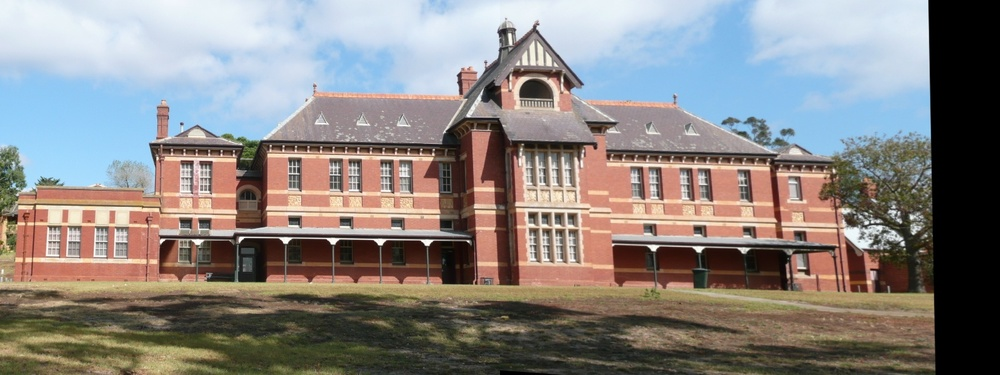
#> input picture aligned.jpg, 1000 x 375 px, shrunk from 1600 x 600 before the run
$ python imageStitching.py aligned.jpg matches.jpg
#> lines starting #> are read from the running program, lines starting #| are printed output that depends on the picture
### keypoint_detector.py
import cv2
import numpy as np
import logging

from utils import array2opencvkp

logger = logging.getLogger(__name__)

# Add epsilon to deal with numpy favoring even rounding values.
eps = 0.000001

class KeypointDetector:
    def __init__(self, block_size=2, keypoint_threshold=0.01, descriptor_method='pixel_neighbourhood', patch_size=5):
        """
        KeypointDetector class to compute keypoints and descriptors for an image

        Parameters
        -------------------------------------------------------------
        block_size: Size of window used for Harris keypoint detection
        keypoint_threshold: Threshold of values to consider as a keypoint (edge), indicates keypoints considered as a percentage of max keypoint edge score.
        descriptor_method: Method chosen to extract descriptors from an image.
        patch_size: If a custom descriptor_method is chosen, patch_size determines how much of the neighbourhood to consider

        Methods
        -------------------------------------------------------------
        detect_compute_descriptor
        get_keypoints
        get_descriptors
        pixel_neighbourhood
        sift
        """
        self.block_size = block_size
        self.keypoint_threshold = keypoint_threshold
        self.descriptor_method = descriptor_method
        self.patch_size = patch_size

    def detect_compute_descriptor(self, image):
        """
        Function to get both keypoints are descriptors from an image
        image: numpy array of the image

        returns
        keypoints, descriptors
        """
        self.image = image
        self.grayscale = cv2.cvtColor(self.image, cv2.COLOR_BGR2GRAY)
        self.get_keypoints()
        self.get_descriptors()
        self.keypoints = array2opencvkp(self.keypoints)
        return self.keypoints, self.descriptors

    def get_keypoints(self):
        """
        Function to get keypoints from the image using cornerHarris method from opencv with the set parameters.
        Use threshold to select keypoints with a good edge score, this threshold is a parameter of the keypoint
        detection

        returns
        keypoints
        """
        self.harris_keypoints = cv2.cornerHarris(self.grayscale, self.block_size, 3, 0.04)
        self.keypoints = np.argwhere(self.harris_keypoints>self.keypoint_threshold*self.harris_keypoints.max())

        return self.keypoints

    def get_descriptors(self):
        """
        Compute descriptors for the keypoints obtained in the get_keypoints method.
        A descriptor is a n-element vector for each keypoint.
        """

        # Get descriptor function based on argument
        desc_func = eval('self.{}'.format(self.descriptor_method))

        logger.info("Computing descriptor using: {}".format(self.descriptor_method))

        # The relevant descriptor function is called
        self.descriptors = desc_func()

        # Delete descriptors and corrensponding keypoints that do not have the patch size pixels in their neighbourhood (corner of image pixels)
        empty_descriptors = np.where(~self.descriptors.any(axis=1))[0]
        self.descriptors = np.delete(self.descriptors, empty_descriptors, axis=0)
        self.keypoints = np.delete(self.keypoints, empty_descriptors, axis=0)

        logger.info("Descriptor of size {} computed".format(self.descriptors.shape))
        logger.info("Descriptor of size {} computed".format(self.descriptors.shape))

        return self.descriptors

    # [58 lines left out: functions pixel_neighbourhood, smooth_pixel_neighbourhood, histogram_pixel_neighbourhood, not called in this run]


    def sift(self):
        """
        Get SIFT descriptors for keypoints from Harris corner
        """
        sift = cv2.xfeatures2d.SIFT_create()
        kp = array2opencvkp(self.keypoints)
        _, self.descriptors = sift.compute(self.grayscale, kp)

        return self.descriptors


    # [11 lines left out: function brief, not called in this run]


    # [10 lines of commented-out code are left out]

### utils.py
import cv2
import numpy as np
import pandas as pd
import os

def array2opencvkp(keypoints):
    """
    keypoints: numpy array

    Convert keypoints to opencv keypoint format for easier drawing and visualization
    """
    keypoints_list = [cv2.KeyPoint(keypoint[1], keypoint[0], 1) for keypoint in keypoints]
    return keypoints_list

# [117 lines left out: functions compute_euclidean_distance, save_experiment, gui_display, wandb_log, post_process, not called in this run]

### imageStitching.py
import cv2
import numpy as np
import logging

from homography import RANSAC
from keypoint_detector import KeypointDetector
from keypoint_matcher import Matcher

from utils import compute_euclidean_distance, save_experiment, gui_display, wandb_log, post_process


logging.basicConfig(level=logging.INFO)


def main(args):

    # Initialize left and right image!
    left_image = cv2.imread(args.left_image_path)
#> left_image is the input picture: shape (375, 1000, 3); mean B, G, R 130.8, 133.2, 137.8
    right_image = cv2.imread(args.right_image_path)
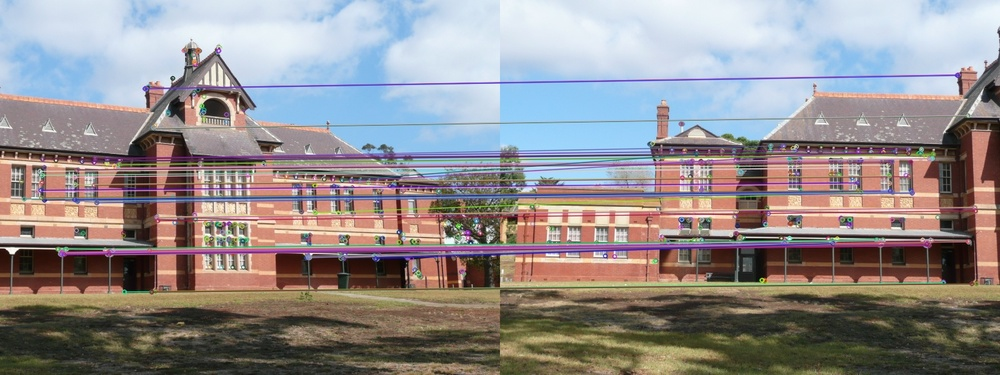
#> input picture matches.jpg, 1000 x 375 px, shrunk from 1600 x 600 before the run
#> right_image is the input picture: shape (375, 1000, 3); mean B, G, R 141.6, 140.9, 146.9

    # Create keypoint detector object by passing all relevant arguments that it needs. patch_size argument only for custom
    # descriptors since SIFT automatically chooses 16x16 neighbourhood. descriptor_method decides which method to use for the
    # descriptor generation
    harris_kd = KeypointDetector(block_size=args.harris_neighbourhood_size, descriptor_method=args.descriptor, \
                                keypoint_threshold=args.harris_keypoint_threshold, patch_size=args.patch_size)

    # Compute keypoints and descriptors for both the left and right images
    keypoint1, descriptor1 = harris_kd.detect_compute_descriptor(left_image)
#> in detect_compute_descriptor, `self.grayscale = cv2.cvtColor(self.image, cv2.COLOR_BGR2GRAY)`:
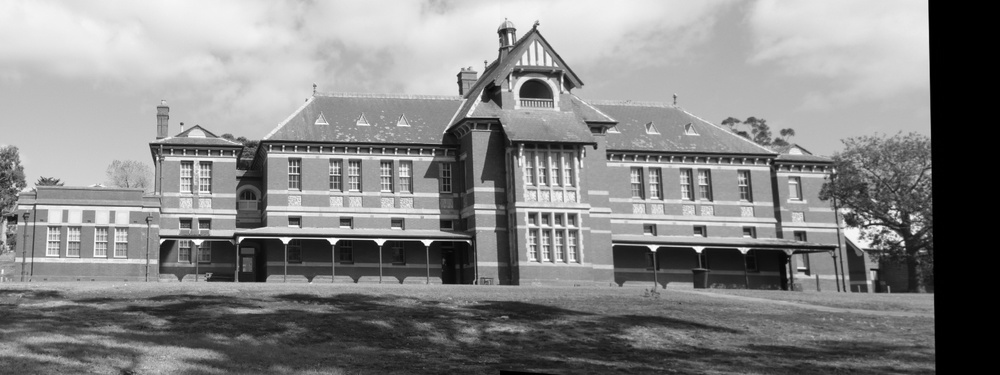
#> self.grayscale: shape (375, 1000); min 0, max 255, mean 134.3
#> in get_keypoints, `self.harris_keypoints = cv2.cornerHarris(self.grayscale, self.block_si..`:
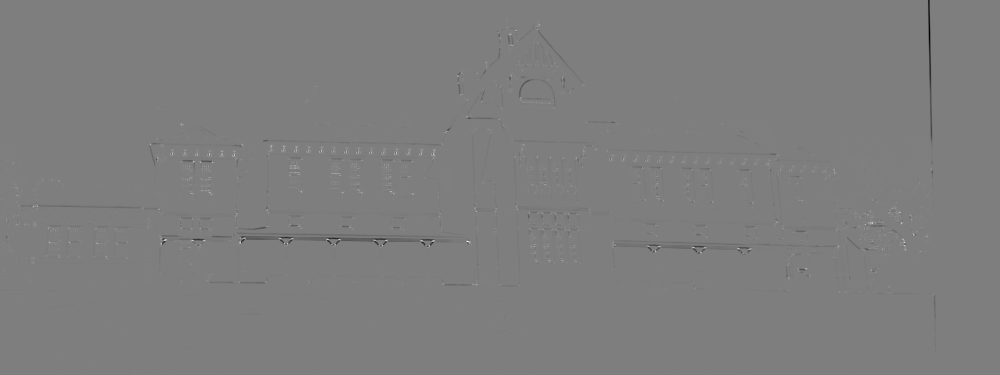
#> self.harris_keypoints: shape (375, 1000) float32; min -0.0179, max 0.0181, mean -3.44e-05; drawn with min black and max white
#> in get_keypoints, `self.keypoints = np.argwhere(self.harris_keypoints>self.keypoint_thres..`: self.keypoints = 8237 pairs, first value 18 to 374, second value 0 to 935
    keypoint2, descriptor2 = harris_kd.detect_compute_descriptor(right_image)

    # Create matcher object. The matcher uses either normalized correlation or euclidean distance to generate matching keypoints.
    # The method is passed in while creating the object as matching_method
    matcher = Matcher(matching_method=args.matching_method)

    # Get matches for each descriptor in the left image. So the best matching descriptor is returned for each descriptor
    matches = matcher.match(descriptor1, descriptor2)

    # Sort the matches we have based on the distance between descriptors
    matches.sort(key = lambda x:x.distance)

    # Select top n matches as passed in the arguments
    matches = matches[:args.n_matches]

    # Create arrays to hold the coordinates of matches for both images
    set1 = np.zeros((len(matches), 2), dtype=np.float32)
    set2 = np.zeros((len(matches), 2), dtype=np.float32)

    # Fill in these arrays with coordinates from the top n matches. queryIdx refers to indices of keypoints in first image and trainIdx to the second image.
    # The coordinates of these keypoints are extracted from DMatch objects created during the matching process.
    for i, match in enumerate(matches):
        set1[i, :] = keypoint1[match.queryIdx].pt
        set2[i, :] = keypoint2[match.trainIdx].pt


    # RANSAC Affine transformation estimation. The two sets of keypoint coordinates are passed to the RANSAC function along with relevant arguments.
    # best_model is a dictionary with all metadata about the RANSAC process such as inlier count, inlier_indices, residuals and the best estimated affine transformation H
    best_model = RANSAC(set1, set2, init_points=args.RANSAC_init_points, N=args.RANSAC_iterations, inlier_threshold=args.RANSAC_inlier_threshold)

    # Collect all the inlier matches from the RANSAC estimation
    inlier_matches = [match for idx, match in enumerate(matches) if idx in best_model["inlier_indices"]]


    # Get the sensitivity score here for the keypoints and transformed keypoints for all the inliers.
    sensitivity = compute_euclidean_distance(set1[best_model["inlier_indices"]], set2[best_model["inlier_indices"]], best_model["H"])

    logging.info("Sensitivity score: {}".format(sensitivity))

    # Affine warp to create the final panorama
    stitchedImage = cv2.warpAffine(right_image, best_model["H"][:-1, :], (left_image.shape[1] + right_image.shape[1], left_image.shape[0]))
    stitchedImage[0:left_image.shape[0], 0:left_image.shape[1]] = left_image

    # Postprocessing to remove black blocks in the image
    stitchedImage = post_process(stitchedImage)

    # Collect the arguments for experiment logging
    params = vars(args)
    params["Sensitivity"] = sensitivity

    # Keys of the best model are added to params to be saved
    params["n_inliers"] = best_model["n_inliers"]
    params["inlier_ratio"] = best_model["inlier_ratio"]
    params["average_residuals"] = best_model["average_residuals"]


    # Log dict for drawing GUI/ Uploading to dashboard

    if not args.no_gui or args.wandb:
        log_dict = {}
        log_dict["left_image"] = left_image
        log_dict["right_image"] = right_image
        log_dict["keypoint1"] = keypoint1
        log_dict["keypoint2"] = keypoint2
        log_dict["matches"] = matches
        log_dict["inlier_matches"] = inlier_matches
        log_dict["sensitivity"] = sensitivity
        log_dict["stitchedImage"] = stitchedImage

    # Draw only if GUI is enabled!
    if not args.no_gui:
        gui_display(log_dict)

    # Wandb dashboard interactive logging to visualize results.
    if args.wandb:
        wandb_log(log_dict, params)

    # Save experiment parameters to a csv file with sensitivity score.
    save_experiment(params)


if __name__ == "__main__":
    import argparse
    parser = argparse.ArgumentParser()
    parser.add_argument("left_image_path", help="Path to first image in the pair")
    parser.add_argument("right_image_path", help="Path to second image in the pair")

    # Keypoint parameters!
    parser.add_argument("--harris_neighbourhood_size", help="Number of pixels in the harris neighbourhood", type=int, default=2)
    parser.add_argument("--harris_keypoint_threshold", help="Harris keypoint selection threshold", type=float, default=0.01)
    parser.add_argument("--descriptor", help="Type of descriptor to choose: sift | pixel_neighbourhood", type=str, default='sift')
    parser.add_argument("--patch_size", help="Patch size, ignore for sift since it does it by default", type=int, default=5)

    # Matcher parameters!
    parser.add_argument("--n_matches", help="Number of top matches to choose for RANSAC", type=int, default=500)
    parser.add_argument("--matching_method", help="Method to use for matching between the keypoints", type=str, default='euclidean')

    # RANSAC Parameters!
    parser.add_argument("--RANSAC_iterations", help="Number of iterations to run for RANSAC", type=int, default=500)
    parser.add_argument("--RANSAC_init_points", help="Number of starting points to choose for RANSAC", type=int, default=3)
    parser.add_argument("--RANSAC_inlier_threshold", help="Threshold to choose inliers for RANSAC", type=float, default=20)

    # Application settings
    parser.add_argument("--no_gui", help="Set to false for no display", default=False, type=bool)
    parser.add_argument("--wandb", help="Weights and Biases integration for experiment tracking", default=False, type=bool)

    parser.add_argument("--results_file", help="Path to sensitivity analysis results", type=str, default="results")

    args = parser.parse_args()

#> (the run stopped early here; a loop or call above may not have finished)
